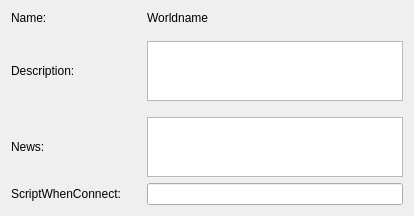
                 <widget class="QWidget" name="tab_worldinfo">
                  <attribute name="title">
                   <string>Info</string>
                  </attribute>
                  <layout class="QGridLayout" name="gridLayout">
                   <item row="0" column="0">
                    <widget class="QLabel" name="label_worldname_t">
                     <property name="text">
                      <string>Name:</string>
                     </property>
                    </widget>
                   </item>
                   <item row="0" column="2">
                    <widget class="QLabel" name="label_worldname">
                     <property name="text">
                      <string>Worldname</string>
                     </property>
                    </widget>
                   </item>
                   <item row="1" column="2">
                    <spacer name="verticalSpacer">
                     <property name="orientation">
                      <enum>Qt::Vertical</enum>
                     </property>
                     <property name="sizeType">
                      <enum>QSizePolicy::Fixed</enum>
                     </property>
                     <property name="sizeHint" stdset="0">
                      <size>
                       <width>20</width>
                       <height>10</height>
                      </size>
                     </property>
                    </spacer>
                   </item>
                   <item row="2" column="0">
                    <widget class="QLabel" name="label_world_description_t">
                     <property name="text">
                      <string>Description:</string>
                     </property>
                    </widget>
                   </item>
                   <item row="2" column="2">
                    <widget class="QTextEdit" name="textEdit_worlddescription">
                     <property name="maximumSize">
                      <size>
                       <width>16777215</width>
                       <height>60</height>
                      </size>
                     </property>
                    </widget>
                   </item>
                   <item row="4" column="0">
                    <widget class="QLabel" name="label_world_news_t">
                     <property name="text">
                      <string>News:</string>
                     </property>
                    </widget>
                   </item>
                   <item row="4" column="2">
                    <widget class="QTextEdit" name="textEdit_worldnews">
                     <property name="maximumSize">
                      <size>
                       <width>16777215</width>
                       <height>60</height>
                      </size>
                     </property>
                    </widget>
                   </item>
                   <item row="3" column="2">
                    <spacer name="verticalSpacer_4">
                     <property name="orientation">
                      <enum>Qt::Vertical</enum>
                     </property>
                     <property name="sizeType">
                      <enum>QSizePolicy::Fixed</enum>
                     </property>
                     <property name="sizeHint" stdset="0">
                      <size>
                       <width>20</width>
                       <height>10</height>
                      </size>
                     </property>
                    </spacer>
                   </item>
                   <item row="2" column="1">
                    <spacer name="horizontalSpacer">
                     <property name="orientation">
                      <enum>Qt::Horizontal</enum>
                     </property>
                     <property name="sizeType">
                      <enum>QSizePolicy::Fixed</enum>
                     </property>
                     <property name="sizeHint" stdset="0">
                      <size>
                       <width>20</width>
                       <height>20</height>
                      </size>
                     </property>
                    </spacer>
                   </item>
                   <item row="5" column="2">
                    <widget class="QLineEdit" name="lineEdit_startingscript"/>
                   </item>
                   <item row="5" column="0">
                    <widget class="QLabel" name="label_startingscript">
                     <property name="text">
                      <string>ScriptWhenConnect:</string>
                     </property>
                    </widget>
                   </item>
                  </layout>
                 </widget>
